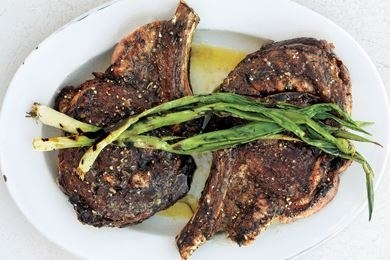
#> input picture testimg/1163.png, 390 x 260 px, given in place of 1163_predicted1.jpg, which was not available
$ python test1.py
#> lines starting #> are read from the running program, lines starting #| are printed output that depends on the picture; pictures that were not available may be replaced by others from this repository, and a replacement may not be noted
import subprocess
import cv2
import numpy as np
import os

# 输入图片地址
image_path = input('Input image filename: ')
#> the answer given: testimg/1163.png
base_name = os.path.splitext(os.path.basename(image_path))[0]

# 调用 predict.py 并传递图片地址
command1 = ['python', r'deeplabv3-plus-pytorch\predict.py', '--image', image_path]
command2 = ['python', r'deeplabv3-plus-pytorch copy\predict.py', '--image', image_path]
command3 = ['python', r'unet-pytorch\predict.py', '--image', image_path]
command4 = ['python', r'unet-pytorch copy\predict.py', '--image', image_path]

subprocess.run(command1)
#> (this line was passed over: subprocess is not available in this run)
subprocess.run(command2)
#> (this line was passed over: subprocess is not available in this run)
subprocess.run(command3)
#> (this line was passed over: subprocess is not available in this run)
subprocess.run(command4)
#> (this line was passed over: subprocess is not available in this run)

predicted_dir = "outputimage"
predicted_paths = [
    os.path.join(predicted_dir, f"{base_name}_predicted1.jpg"),  # DeepLabV3+（无噪声）
    os.path.join(predicted_dir, f"{base_name}_predicted2.jpg"),  # DeepLabV3+（有噪声）
    os.path.join(predicted_dir, f"{base_name}_predicted3.jpg"),  # U-Net（无噪声）
    os.path.join(predicted_dir, f"{base_name}_predicted4.jpg")   # U-Net（有噪声）
]


# 读取图像
result1 = cv2.imread(predicted_paths[0], 0)  # DeepLabV3+（无噪声）
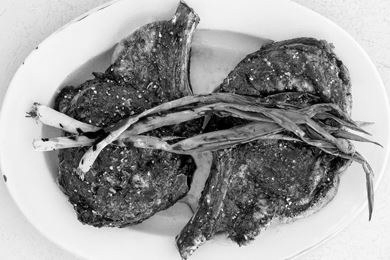
#> result1: shape (260, 390); min 0, max 255, mean 157.9
result2 = cv2.imread(predicted_paths[1], 0)  # DeepLabV3+（有噪声）
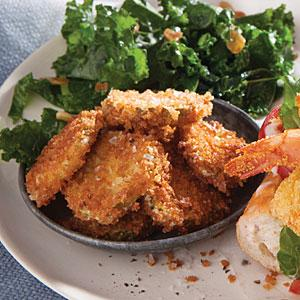
#> input picture testimg/1535.png, 300 x 300 px, given in place of 1163_predicted2.jpg, which was not available
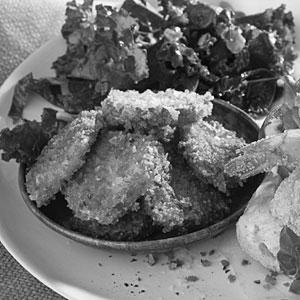
#> result2: shape (300, 300); min 0, max 254, mean 111.4
result3 = cv2.imread(predicted_paths[2], 0)  # U-Net（无噪声）
result4 = cv2.imread(predicted_paths[3], 0)  # U-Net（有噪声）

if result1 is None or result2 is None or result3 is None or result4 is None:
    print("错误：无法读取部分分割结果图像，请检查文件路径和文件名格式。")
#> (the run stopped early here; a loop or call above may not have finished)
